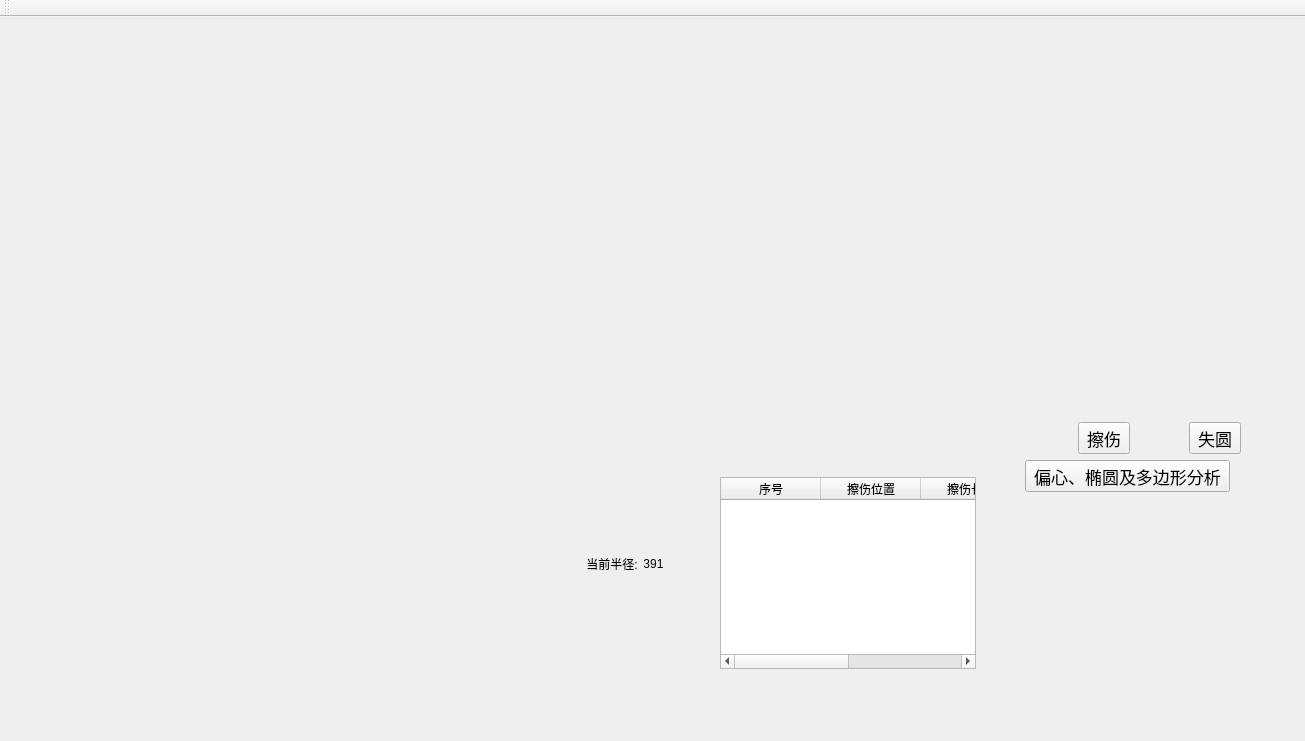
<?xml version="1.0" encoding="UTF-8"?>
<ui version="4.0">
 <class>DlgPolarCoord</class>
 <widget class="QMainWindow" name="DlgPolarCoord">
  <property name="geometry">
   <rect>
    <x>0</x>
    <y>0</y>
    <width>1305</width>
    <height>741</height>
   </rect>
  </property>
  <property name="maximumSize">
   <size>
    <width>16777215</width>
    <height>16777215</height>
   </size>
  </property>
  <property name="windowTitle">
   <string>极坐标图</string>
  </property>
  <widget class="QWidget" name="centralWidget">
   <widget class="QWidget" name="horizontalLayoutWidget_2">
    <property name="geometry">
     <rect>
      <x>20</x>
      <y>30</y>
      <width>1271</width>
      <height>361</height>
     </rect>
    </property>
    <layout class="QHBoxLayout" name="mainLayout" stretch="2,1,5,2">
     <item>
      <spacer name="horizontalSpacer_3">
       <property name="orientation">
        <enum>Qt::Horizontal</enum>
       </property>
       <property name="sizeHint" stdset="0">
        <size>
         <width>40</width>
         <height>20</height>
        </size>
       </property>
      </spacer>
     </item>
     <item>
      <widget class="Ticks" name="paintWidget" native="true"/>
     </item>
     <item>
      <widget class="QtCharts::QChartView" name="polarView" native="true"/>
     </item>
     <item>
      <spacer name="horizontalSpacer_4">
       <property name="orientation">
        <enum>Qt::Horizontal</enum>
       </property>
       <property name="sizeHint" stdset="0">
        <size>
         <width>311</width>
         <height>356</height>
        </size>
       </property>
      </spacer>
     </item>
    </layout>
   </widget>
   <widget class="QWidget" name="gridLayoutWidget">
    <property name="geometry">
     <rect>
      <x>380</x>
      <y>530</y>
      <width>291</width>
      <height>171</height>
     </rect>
    </property>
    <layout class="QGridLayout" name="gridLayout" rowstretch="1,9" columnstretch="9,0,0">
     <property name="leftMargin">
      <number>5</number>
     </property>
     <property name="topMargin">
      <number>7</number>
     </property>
     <property name="rightMargin">
      <number>7</number>
     </property>
     <property name="bottomMargin">
      <number>5</number>
     </property>
     <property name="spacing">
      <number>5</number>
     </property>
     <item row="0" column="1">
      <widget class="QLabel" name="label">
       <property name="text">
        <string>当前半径:</string>
       </property>
       <property name="alignment">
        <set>Qt::AlignCenter</set>
       </property>
      </widget>
     </item>
     <item row="0" column="2">
      <widget class="QLabel" name="lblR">
       <property name="text">
        <string>391</string>
       </property>
       <property name="alignment">
        <set>Qt::AlignCenter</set>
       </property>
      </widget>
     </item>
     <item row="0" column="0">
      <spacer name="horizontalSpacer">
       <property name="orientation">
        <enum>Qt::Horizontal</enum>
       </property>
       <property name="sizeHint" stdset="0">
        <size>
         <width>40</width>
         <height>20</height>
        </size>
       </property>
      </spacer>
     </item>
     <item row="1" column="2">
      <spacer name="verticalSpacer">
       <property name="orientation">
        <enum>Qt::Vertical</enum>
       </property>
       <property name="sizeHint" stdset="0">
        <size>
         <width>20</width>
         <height>40</height>
        </size>
       </property>
      </spacer>
     </item>
    </layout>
   </widget>
   <widget class="QTableWidget" name="grazeTable">
    <property name="geometry">
     <rect>
      <x>720</x>
      <y>460</y>
      <width>256</width>
      <height>192</height>
     </rect>
    </property>
    <attribute name="verticalHeaderVisible">
     <bool>false</bool>
    </attribute>
    <column>
     <property name="text">
      <string>序号</string>
     </property>
    </column>
    <column>
     <property name="text">
      <string>擦伤位置</string>
     </property>
    </column>
    <column>
     <property name="text">
      <string>擦伤长度</string>
     </property>
    </column>
    <column>
     <property name="text">
      <string>擦伤深度</string>
     </property>
    </column>
   </widget>
   <widget class="QWidget" name="damageWidget" native="true">
    <property name="geometry">
     <rect>
      <x>1000</x>
      <y>400</y>
      <width>250</width>
      <height>359</height>
     </rect>
    </property>
    <widget class="QWidget" name="verticalLayoutWidget">
     <property name="geometry">
      <rect>
       <x>20</x>
       <y>0</y>
       <width>281</width>
       <height>261</height>
      </rect>
     </property>
     <layout class="QVBoxLayout" name="verticalLayout" stretch="1,1,5">
      <property name="leftMargin">
       <number>5</number>
      </property>
      <property name="topMargin">
       <number>5</number>
      </property>
      <property name="rightMargin">
       <number>5</number>
      </property>
      <property name="bottomMargin">
       <number>5</number>
      </property>
      <item>
       <layout class="QHBoxLayout" name="horizontalLayout">
        <item>
         <widget class="QToolButton" name="btnGraze">
          <property name="font">
           <font>
            <pointsize>13</pointsize>
           </font>
          </property>
          <property name="text">
           <string>擦伤</string>
          </property>
         </widget>
        </item>
        <item>
         <widget class="QToolButton" name="btnLoseCircle">
          <property name="font">
           <font>
            <pointsize>13</pointsize>
           </font>
          </property>
          <property name="text">
           <string>失圆</string>
          </property>
         </widget>
        </item>
       </layout>
      </item>
      <item>
       <widget class="QToolButton" name="btnAnyShape">
        <property name="font">
         <font>
          <pointsize>13</pointsize>
         </font>
        </property>
        <property name="text">
         <string>偏心、椭圆及多边形分析</string>
        </property>
       </widget>
      </item>
      <item>
       <widget class="QCustomPlot" name="plot" native="true"/>
      </item>
     </layout>
    </widget>
   </widget>
  </widget>
  <widget class="QToolBar" name="toolBar">
   <property name="font">
    <font>
     <family>楷体</family>
     <pointsize>13</pointsize>
    </font>
   </property>
   <property name="windowTitle">
    <string>toolBar</string>
   </property>
   <property name="toolButtonStyle">
    <enum>Qt::ToolButtonTextBesideIcon</enum>
   </property>
   <attribute name="toolBarArea">
    <enum>TopToolBarArea</enum>
   </attribute>
   <attribute name="toolBarBreak">
    <bool>false</bool>
   </attribute>
  </widget>
 </widget>
 <customwidgets>
  <customwidget>
   <class>QtCharts::QChartView</class>
   <extends>QWidget</extends>
   <header>QChartView</header>
   <container>1</container>
  </customwidget>
  <customwidget>
   <class>Ticks</class>
   <extends>QWidget</extends>
   <header>SelfWidget/ticks.h</header>
   <container>1</container>
  </customwidget>
  <customwidget>
   <class>QCustomPlot</class>
   <extends>QWidget</extends>
   <header>qcustomplot.h</header>
   <container>1</container>
  </customwidget>
 </customwidgets>
 <resources/>
 <connections/>
</ui>
